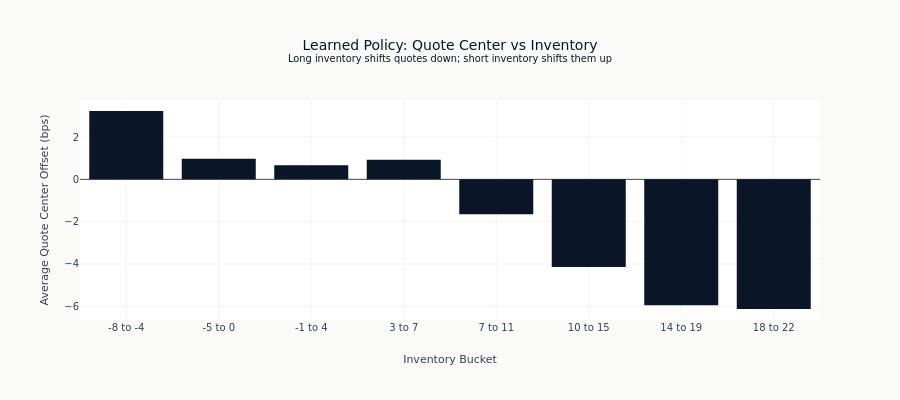

Notebook source saved alongside this figure:
### Code cell
# Plot quote center offset vs inventory relationship
fig = go.Figure()

fig.add_trace(
    go.Bar(
        x=grouped_df["inv_bin"].to_list(),
        y=grouped_df["quote_offset_bps"].to_list(),
        marker_color=COLORS["blue"],
    )
)

fig.update_layout(
    title=(
        "Learned Policy: Quote Center vs Inventory"
        "<br><sup>Long inventory shifts quotes down; short inventory shifts them up</sup>"
    ),
    xaxis_title="Inventory Bucket",
    yaxis_title="Average Quote Center Offset (bps)",
    height=400,
)

fig.show()

### Figure 1 — Plotly figure (JSON) as saved in the notebook; plotly's stock layout.template omitted (floating-point values rounded to 4 significant figures)
{"data": [{"marker": {"color": "#0a1628"}, "type": "bar", "x": ["-8 to -4", "-5 to 0", "-1 to 4", "3 to 7", "7 to 11", "10 to 15", "14 to 19", "18 to 22"], "y": [3.232, 0.9687, 0.6651, 0.9279, -1.652, -4.143, -5.957, -6.13]}], "layout": {"height": 400, "title": {"text": "Learned Policy: Quote Center vs Inventory<br><sup>Long inventory shifts quotes down; short inventory shifts them up</sup>"}, "xaxis": {"title": {"text": "Inventory Bucket"}}, "yaxis": {"title": {"text": "Average Quote Center Offset (bps)"}}}}
